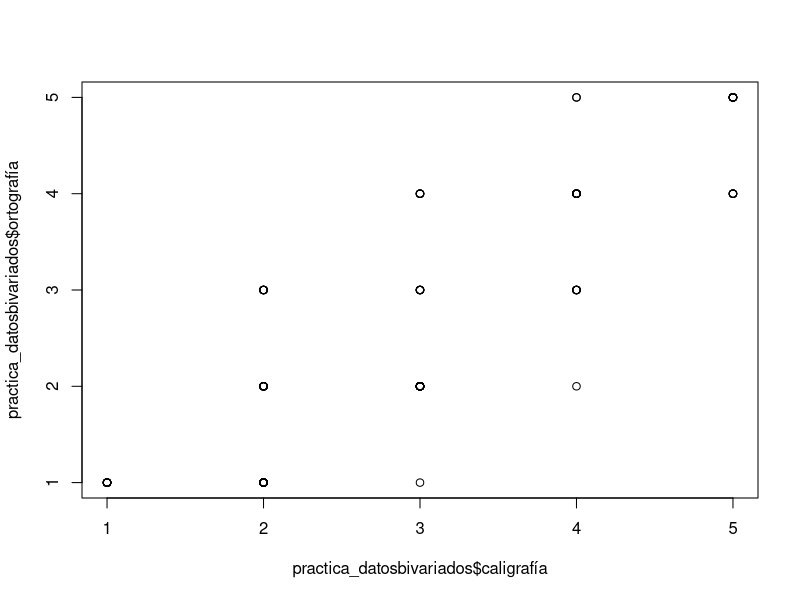
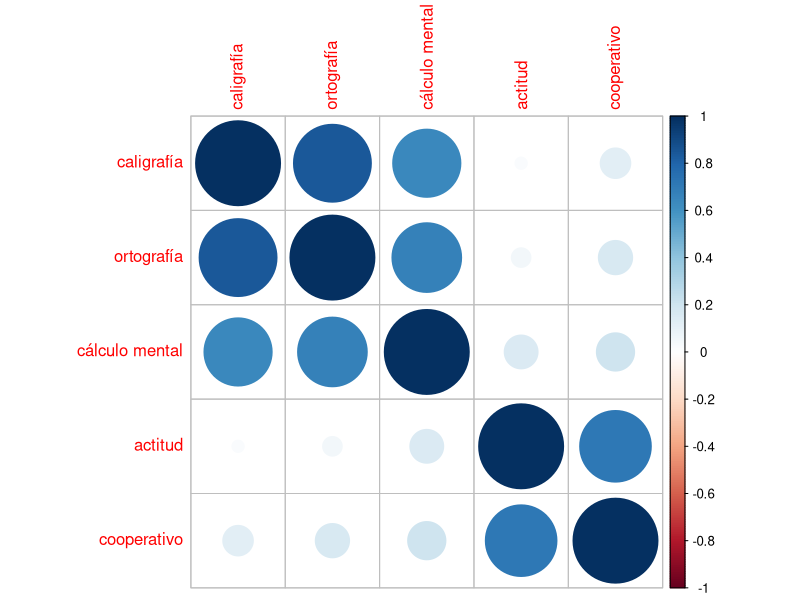

These charts were generated, in order, by the following R code:
#install.packages("corrplot") # instalar psych
library(tidyverse)
library(corrplot)
practica_datosbivariados <- read_csv("00_datos/practica_correlacion.csv")

practica_datosbivariados %>% glimpse()




practica_datosbivariados$caligrafía
practica_datosbivariados$ortografía



#cor(caligrafia,ortografia)   #para mostrar


cor(practica_datosbivariados$caligrafía,practica_datosbivariados$ortografía)
plot(practica_datosbivariados$caligrafía,practica_datosbivariados$ortografía)


practica_datosbivariados %>% 
  rename(cooperativo =`Trabajo cooperativo/colaborativo`) %>% 
  select(3:7) %>% 
  cor %>% 
  corrplot


